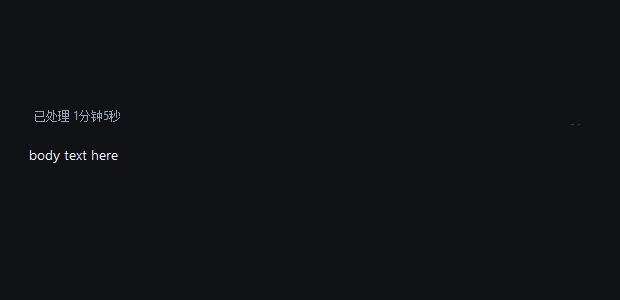

The Python source for this figure:
# -*- coding: utf-8 -*-
"""在真实 Windows 平台下渲染 ChatTurn，验证虚线是否被 _box 遮盖（vs 离屏怪癖）。"""
import sys

sys.path.insert(0, "src")

from PyQt6.QtWidgets import QApplication, QWidget, QVBoxLayout
from PyQt6.QtGui import QPixmap, QIcon

app = QApplication(sys.argv)
from zhuzhu_Copilot.ui import agent_panel as ap
from zhuzhu_Copilot.ui import agent_chat_bubbles as cb

ap._apply_colors(ap._THEMES["dark"], force=True)
style = cb.ChatStyle(card=ap.AI_BG, border=ap.BORDER, border_soft=ap.BORDER_SOFT,
                     dash=ap.BORDER_SOFT, text=ap.TEXT, text_dim=ap.TEXT_DIM,
                     accent=ap.ACCENT, muted=ap.TEXT_DIM, icon_shell=ap.HOVER,
                     icon_color=ap.ICON_GRAY, tag_bg="#333A46", tag_fg=ap.TEXT_DIM,
                     user_bg=ap.USER_BG, user_fg="#FFF", cmd_fg=ap.TEXT,
                     ok_fg=ap.LINK_COLOR, hover=ap.HOVER, panel=ap.PANEL,
                     bg=ap.BG, band=ap.BG, w_emphasis=400,
                     font_numeric='"Segoe UI", "Cascadia Mono", Consolas, monospace')
icons = lambda n, s, c: QIcon()
turn = cb.ChatTurn(style, icons)
turn.render([(cb.KIND_STREAM, {"html": "<div>body text here</div>"}, ("s", 0))],
            cost=65, live=False, done=True)
turn.setMaximumWidth(560)
w = QWidget()
w.setStyleSheet("background: #101216;")
lay = QVBoxLayout(w)
lay.setContentsMargins(20, 20, 20, 20)
lay.addWidget(turn)
w.resize(620, 300)
w.show()
app.processEvents()
app.processEvents()
# 用屏幕实际抓图（真实 OS 合成路径），不用 QWidget.render（对半透明窗口不可靠）
screen = app.primaryScreen()
pm = screen.grabWindow(w.winId())
pm.save("tmp_uiux/dbg_win.png")
im = pm.toImage()
top = turn.geometry().y()
y = top + turn._inset
print("platform:", app.platformName(), "turn top:", top, "inset:", turn._inset)
# 整行扫描（4实4空虚线，单点采样会落在空隙里）
hits = [x for x in range(20, 600) if im.pixelColor(x, y).name() not in ("#101216", "#0b0d11")]
print("dash row non-bg count:", len(hits), "first/last:", (hits[0], hits[-1]) if hits else None)
runs = []
if hits:
    s = p = hits[0]
    for x in hits[1:]:
        if x == p + 1:
            p = x
        else:
            runs.append((s, p)); s = p = x
    runs.append((s, p))
print("dash runs:", runs[:6], "..." if len(runs) > 6 else "", "total runs:", len(runs))
